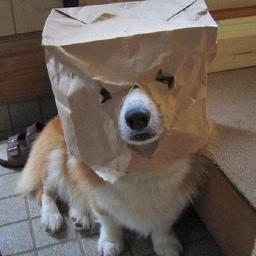
#> input picture src/python_opencv_playground/Lucas-Kanade/random.jpeg, 256 x 256 px, given in place of the camera
$ python blob.py
#> lines starting #> are read from the running program, lines starting #| are printed output that depends on the picture
import cv2
import numpy

cap = cv2.VideoCapture(0)
capHeight = int(cap.get(cv2.CAP_PROP_FRAME_HEIGHT))
capWidth = int(cap.get(cv2.CAP_PROP_FRAME_WIDTH))

_, oldFrame = cap.read()
#> oldFrame is the input picture: shape (256, 256, 3); mean B, G, R 91.2, 99.8, 111.6
oldFrame = cv2.flip(oldFrame, 1)
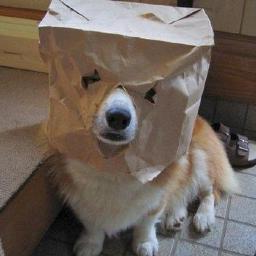
#> oldFrame: shape (256, 256, 3); mean B, G, R 91.2, 99.8, 111.6
oldGrayFrame = cv2.cvtColor(oldFrame,cv2.COLOR_BGR2GRAY)
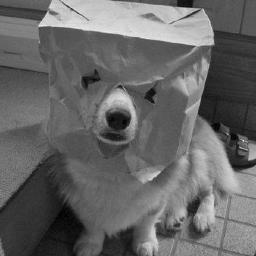
#> oldGrayFrame: shape (256, 256); min 0, max 240, mean 102.4

canvas = numpy.zeros([capHeight,capWidth,1],dtype=numpy.uint8)

while True:
    ret, frame = cap.read()
    if ret:
        frame = cv2.flip(frame, 1)
        grayFrame = cv2.cvtColor(frame,cv2.COLOR_BGR2GRAY)

        frameDiff = cv2.absdiff(grayFrame,oldGrayFrame)
#> frameDiff: shape (256, 256); every value is 0
        blur = cv2.blur(frameDiff,(20,20))
        ret, thresholdedFrame = cv2.threshold(blur,20,255,cv2.ADAPTIVE_THRESH_MEAN_C)

        canvas = cv2.addWeighted(canvas,0.0,thresholdedFrame,1-0,0)

        contours, hierarchy = cv2.findContours(canvas, cv2.RETR_TREE, cv2.CHAIN_APPROX_SIMPLE)
#> contours = []

        for contour in contours:
            (x,y,w,h) = cv2.boundingRect(contour)
            cv2.rectangle(frame, (x,y), (x+w, y+h), (255,255,0),2)
#> this loop made 0 passes

        cv2.imshow('original', frame)
        cv2.imshow('frame diff ',canvas)


        oldGrayFrame = grayFrame.copy()

        k = cv2.waitKey(1) & 0xFF
#> (key Esc is pressed here)
        if k == 27:
            break
    else:
        break

cap.release()
cv2.destroyAllWindows()
